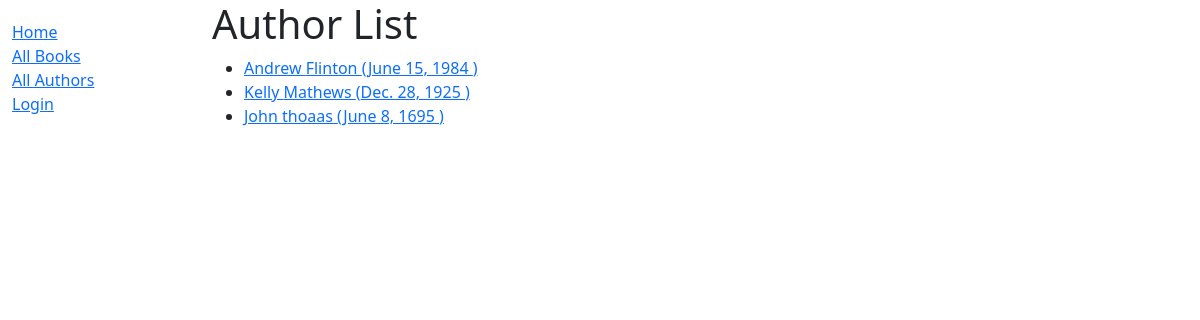
Screenshot of /catalog/authors/ with the database file from the repository.
### catalog/models.py (models this page shows, shortened)
class Author(models.Model):
    first_name = models.CharField(max_length=100)
    last_name =  models.CharField(max_length =100)
    date_of_birth = models.DateField(null=True,blank=True)
    date_of_death = models.DateField(null=True,blank=True)
    class Meta:
        ordering = ['last_name','first_name']
    def get_absolute_url(self):
        return reverse('author-detail',args=[str(self.id)])

### catalog/views.py (the view)
# urls.py: path('authors/',views.AuthorListView.as_view(),name='authors'),
class AuthorListView(ListView):
    model = Author

### catalog/templates/catalog/author_list.html
{% extends 'base_generic.html' %}
{% block content %}
<h1>Author List</h1>
    {% if author_list %}
        <ul>
            {% for author in author_list %}
                <li>
                    <a href="{{author.get_absolute_url}}">{{author.first_name}} {{author.last_name}} ({{author.date_of_birth}} )</a>
                </li>
            {% endfor %}
        </ul>
     {% else %}
     <p>There are no authors to display</p>
    {% endif %}
{% endblock %}

### rows the page displays
Author: first_name "Andrew", last_name "Flinton", date_of_birth "June 15, 1984"
Author: first_name "Kelly", last_name "Mathews", date_of_birth "Dec. 28, 1925"
Author: first_name "John", last_name "thoaas", date_of_birth "June 8, 1695"
